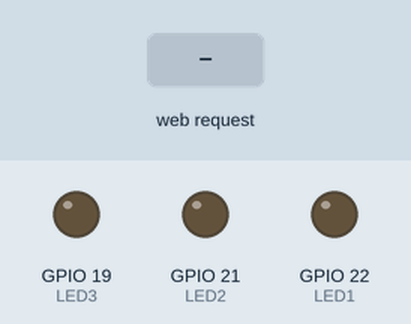
Simulated run of this sketch. Board: ESP32. Shown: output pins drawn as LEDs (lit = HIGH). The inputs (shaded band) are chosen by the test bench. WiFi joins after 1.5 s; servers stay silent unless stated; what the sketch prints to the serial monitor is not drawn.

Above: at 2.7 s.
2.8 s: HTTP request GET /on1 received
At 4.0 s:
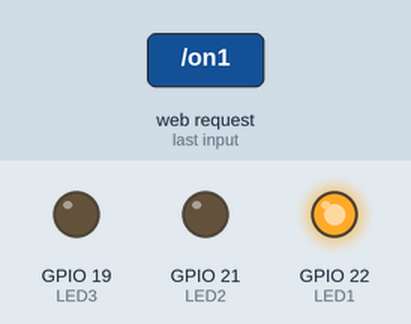
4.3 s: HTTP request GET /on2 received
At 5.2 s:
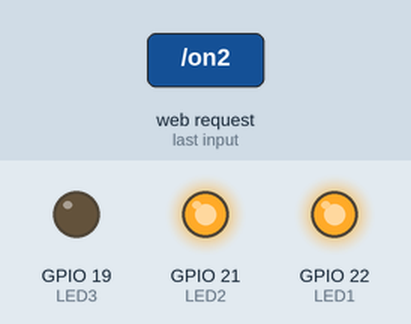
5.8 s: HTTP request GET /off1 received
At 6.3 s:
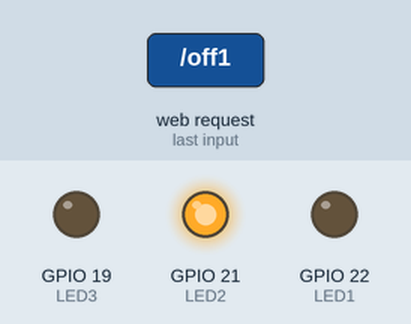
7.3 s: HTTP request GET /on3 received
At 8.5 s:
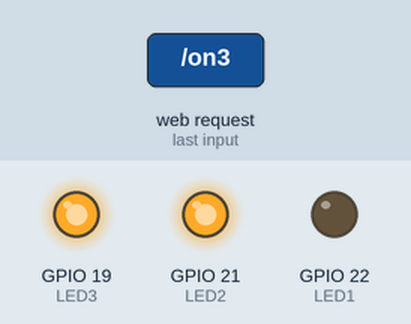
8.8 s: HTTP request GET /off2 received
At 9.8 s:
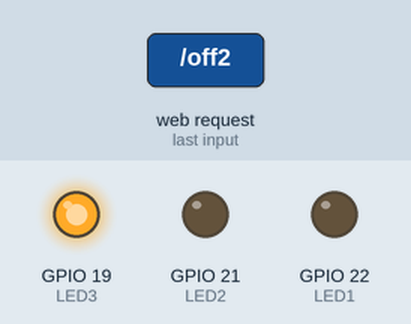
10.3 s: HTTP request GET /off3 received
At 10.9 s:
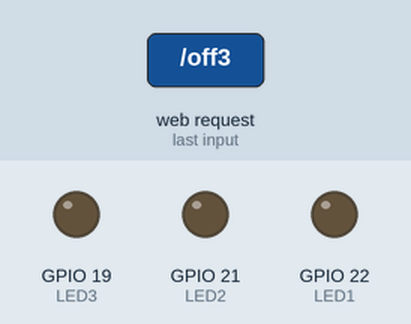
Timing chart, 0 to 12.8 s (numbered marks = the images above; inputs shaded):
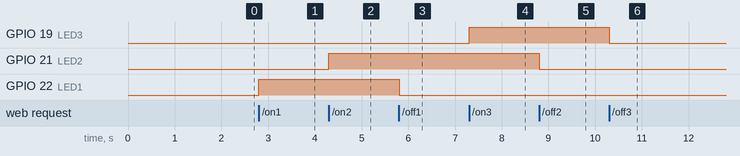

The sketch:

Lightning_System_Code.ino.ino
```cpp
#include <WiFi.h>
#include <WebServer.h>


const char* ssid = "Denis";
const char* password = "Denis1641";

// Define LED pins
#define LED1 22
#define LED2 21
#define LED3 19

WebServer server(80);

// HTML content for dashboard
String htmlPage = R"rawliteral(
<!DOCTYPE html>
<html>
<head>
  <title>Rubangakene Denis Systems - Smart Lighting</title>
  <style>
    body { font-family: Arial; text-align: center; padding: 20px; background: #f4f4f4; }
    h2 { color: #333; }
    button { padding: 15px 30px; font-size: 16px; margin: 10px; }
    footer { margin-top: 30px; font-size: 14px; color: gray; }
  </style>
</head>
<body>
  <h2>Welcome to Rubangakene Denis Systems - Smart Light Control</h2>
  <div>
    <p>Control LED 1:</p>
    <a href="/on1"><button>ON</button></a>
    <a href="/off1"><button>OFF</button></a>
  </div>
  <div>
    <p>Control LED 2:</p>
    <a href="/on2"><button>ON</button></a>
    <a href="/off2"><button>OFF</button></a>
  </div>
  <div>
    <p>Control LED 3:</p>
    <a href="/on3"><button>ON</button></a>
    <a href="/off3"><button>OFF</button></a>
  </div>
  <footer>
    &copy; 2025 Rubangakene Denis Systems |
  </footer>
</body>
</html>
)rawliteral";

void setup() {
  Serial.begin(115200);

  pinMode(LED1, OUTPUT);
  pinMode(LED2, OUTPUT);
  pinMode(LED3, OUTPUT);

  WiFi.begin(ssid, password);
  Serial.print("Connecting to WiFi");
  while (WiFi.status() != WL_CONNECTED) {
    delay(500);
    Serial.print(".");
  }
  Serial.println("Connected!");
  Serial.println(WiFi.localIP());

  server.on("/", []() {
    server.send(200, "text/html", htmlPage);
  });

  server.on("/on1", []() {
    digitalWrite(LED1, HIGH);
    server.send(200, "text/html", htmlPage);
  });
  server.on("/off1", []() {
    digitalWrite(LED1, LOW);
    server.send(200, "text/html", htmlPage);
  });

  server.on("/on2", []() {
    digitalWrite(LED2, HIGH);
    server.send(200, "text/html", htmlPage);
  });
  server.on("/off2", []() {
    digitalWrite(LED2, LOW);
    server.send(200, "text/html", htmlPage);
  });

  server.on("/on3", []() {
    digitalWrite(LED3, HIGH);
    server.send(200, "text/html", htmlPage);
  });
  server.on("/off3", []() {
    digitalWrite(LED3, LOW);
    server.send(200, "text/html", htmlPage);
  });

  server.begin();
}

void loop() {
  server.handleClient();
}
```

Measured:
- after the input at 2.8 s, GPIO 22 (LED1): LOW → HIGH at once
- after the input at 4.3 s, GPIO 21 (LED2): LOW → HIGH at once
- after the input at 5.8 s, GPIO 22 (LED1): HIGH → LOW at once
- after the input at 7.3 s, GPIO 19 (LED3): LOW → HIGH at once
- after the input at 8.8 s, GPIO 21 (LED2): HIGH → LOW at once
- after the input at 10.3 s, GPIO 19 (LED3): HIGH → LOW at once
